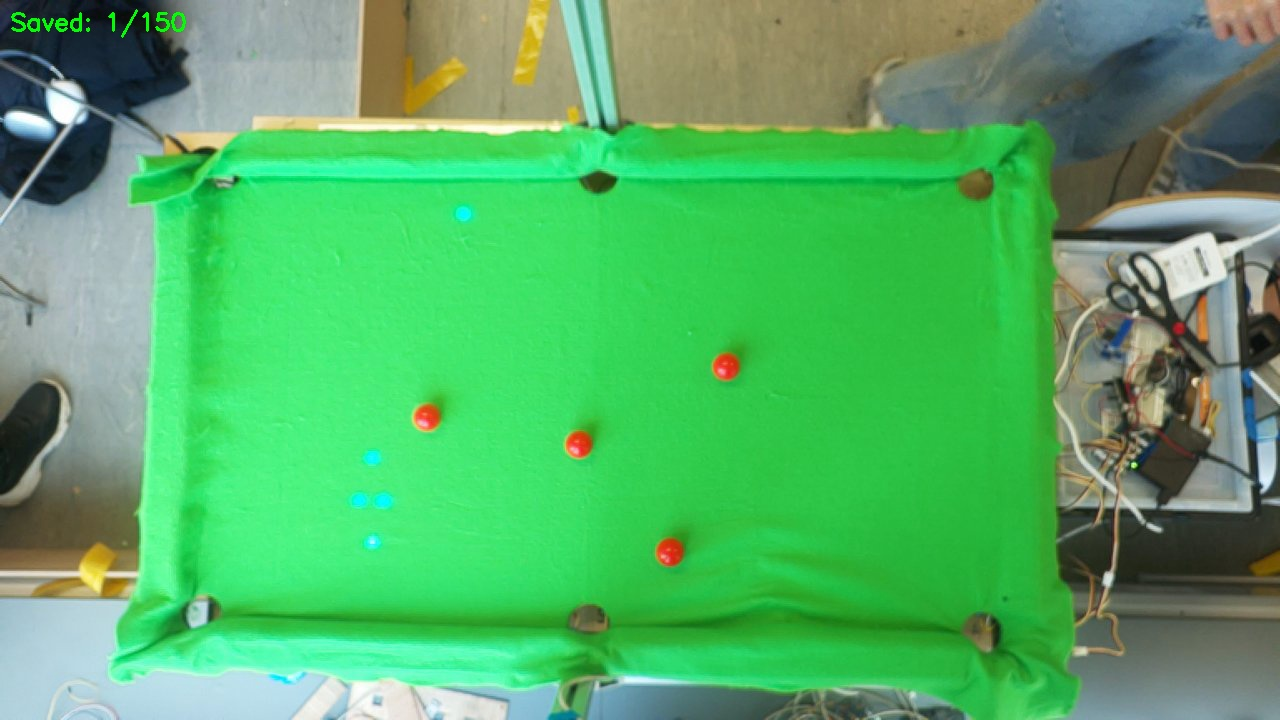
#> input picture final/scripts/dataset/raw_frames/frame_0001.jpg, 1280 x 720 px; its folder holds only this picture in this run
$ python review_labels.py
#> lines starting #> are read from the running program, lines starting #| are printed output that depends on the picture; after the words box and inside, x2 and y2 are one past the last pixel; in counts of white or black regions, pixels touching at a corner belong together
"""Review YOLO labels visually — draws bounding boxes on each frame.

Usage:
  python final/scripts/review_labels.py

Controls:
  SPACE / RIGHT ARROW = next frame
  LEFT ARROW          = previous frame
  D                   = delete this label file (mark as bad)
  Q                   = quit
"""
import os
import glob
import cv2

CLASS_NAMES = ["red", "white", "yellow", "green", "blue", "brown", "pink", "black"]
COLORS = {
    "red":    (0, 0, 255),
    "white":  (255, 255, 255),
    "yellow": (0, 255, 255),
    "green":  (0, 200, 0),
    "blue":   (255, 0, 0),
    "brown":  (42, 42, 165),
    "pink":   (203, 192, 255),
    "black":  (120, 120, 120),
}

FRAMES_DIR = "final/scripts/dataset/raw_frames"


def load_labels(txt_path, img_w, img_h):
    labels = []
    if not os.path.exists(txt_path):
        return labels
    with open(txt_path) as f:
        for line in f:
            parts = line.strip().split()
            if len(parts) < 5:
                continue
            cls_id = int(parts[0])
            cx, cy, w, h = float(parts[1]), float(parts[2]), float(parts[3]), float(parts[4])
            # Convert normalized to pixel
            px_cx = int(cx * img_w)
            px_cy = int(cy * img_h)
            px_w = int(w * img_w)
            px_h = int(h * img_h)
            x1 = px_cx - px_w // 2
            y1 = px_cy - px_h // 2
            x2 = px_cx + px_w // 2
            y2 = px_cy + px_h // 2
            name = CLASS_NAMES[cls_id] if cls_id < len(CLASS_NAMES) else f"cls{cls_id}"
            labels.append({"name": name, "bbox": (x1, y1, x2, y2)})
    return labels


def draw(frame, labels, idx, total, fname):
    vis = frame.copy()
    for lbl in labels:
        x1, y1, x2, y2 = lbl["bbox"]
        color = COLORS.get(lbl["name"], (255, 255, 255))
        cv2.rectangle(vis, (x1, y1), (x2, y2), color, 2)
        cv2.putText(vis, lbl["name"], (x1, y1 - 6),
                     cv2.FONT_HERSHEY_SIMPLEX, 0.55, color, 2)

    # Info bar
    info = f"[{idx+1}/{total}] {fname}  |  {len(labels)} labels  |  SPACE=next  LEFT=prev  D=delete  Q=quit"
    cv2.putText(vis, info, (10, 25), cv2.FONT_HERSHEY_SIMPLEX, 0.55, (0, 255, 0), 1)
    return vis


def main():
    images = sorted(glob.glob(os.path.join(FRAMES_DIR, "*.jpg")))
    if not images:
        print(f"No images in {FRAMES_DIR}")
        return

    print(f"Found {len(images)} images. Opening review window...")
    cv2.namedWindow("Review Labels", cv2.WINDOW_NORMAL)

    idx = 0
    deleted = 0
    while 0 <= idx < len(images):
        img_path = images[idx]
        fname = os.path.basename(img_path)
        txt_path = img_path.replace(".jpg", ".txt").replace(".png", ".txt")

        frame = cv2.imread(img_path)
#> frame is the input picture: shape (720, 1280, 3); mean B, G, R 102.4, 174.1, 84.9
        if frame is None:
            idx += 1
            continue
        h, w = frame.shape[:2]
#> h = 720; w = 1280
        labels = load_labels(txt_path, w, h)
#> labels = []
        vis = draw(frame, labels, idx, len(images), fname)
#> in draw, `cv2.putText(vis, info, (10, 25), cv2.FONT_HERSHEY_SIMPLEX, 0.55, (0, 2..`:
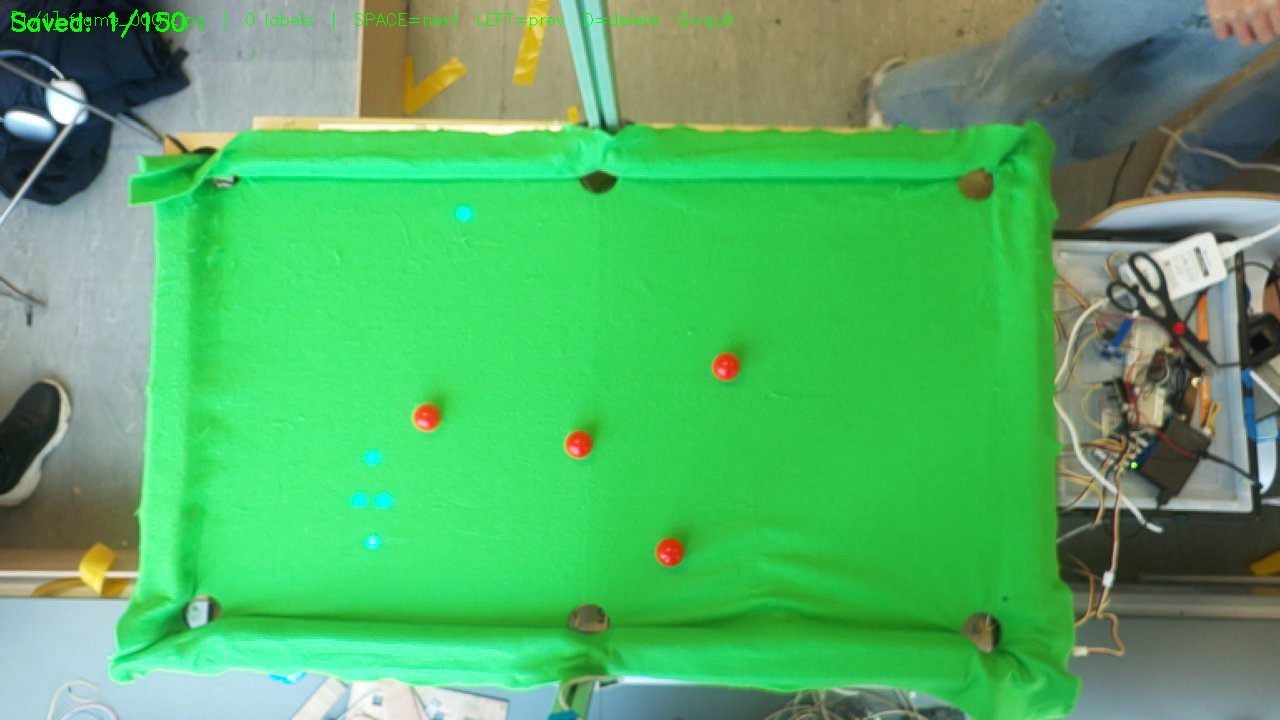
#> vis: shape (720, 1280, 3); 0.15% of pixels changed, all inside (x1, y1, x2, y2) = (12, 11, 735, 30)
        cv2.imshow("Review Labels", vis)

        key = cv2.waitKey(0) & 0xFF
#> (key q is pressed here)
        if key == ord("q"):
            break
        elif key == ord("d"):
            if os.path.exists(txt_path):
                os.remove(txt_path)
                deleted += 1
                print(f"  Deleted {txt_path}")
            idx += 1
        elif key == 81 or key == 2:  # left arrow
            idx = max(0, idx - 1)
        else:  # space, right arrow, any other key
            idx += 1

    cv2.destroyAllWindows()
    print(f"\nReview done. Deleted {deleted} label files.")


if __name__ == "__main__":
    main()

$ run again, on final/scripts/dataset/raw_frames/frame_0042.jpg
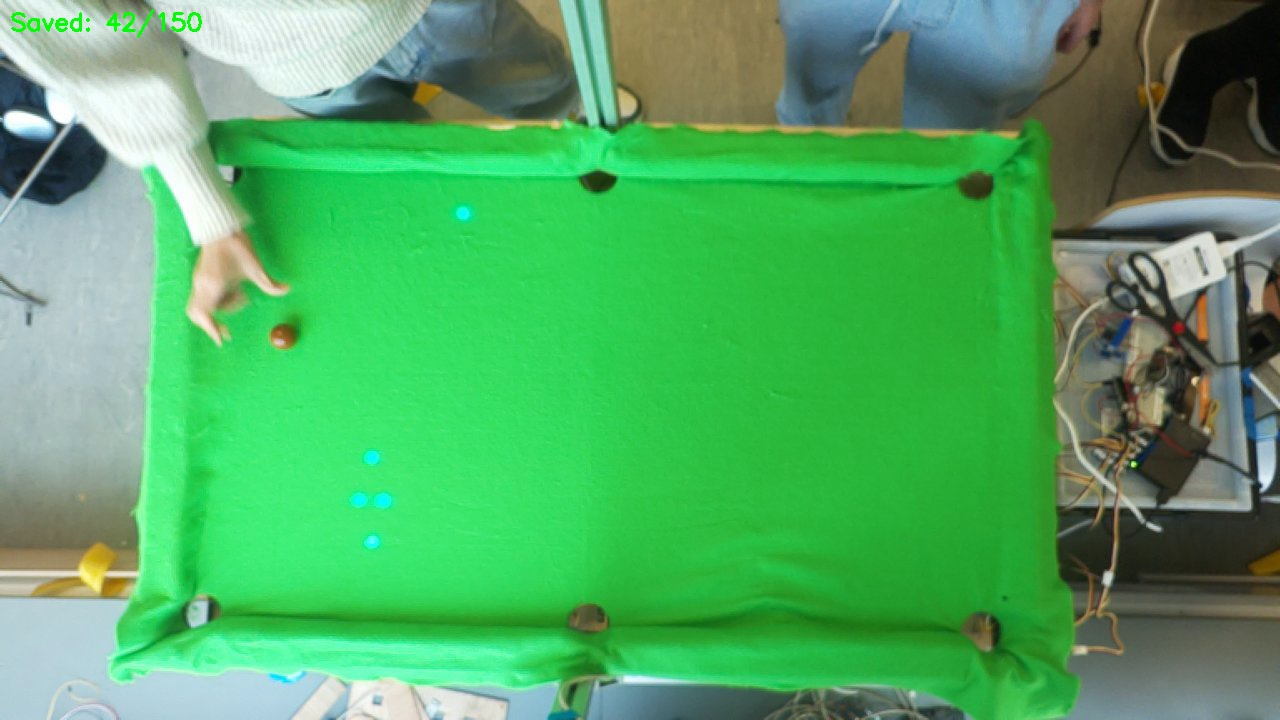
#> input picture final/scripts/dataset/raw_frames/frame_0042.jpg, 1280 x 720 px
#> in main, frame is the input picture: shape (720, 1280, 3); mean B, G, R 99.1, 168.5, 81.8
#> in draw, `cv2.putText(vis, info, (10, 25), cv2.FONT_HERSHEY_SIMPLEX, 0.55, (0, 2..`:
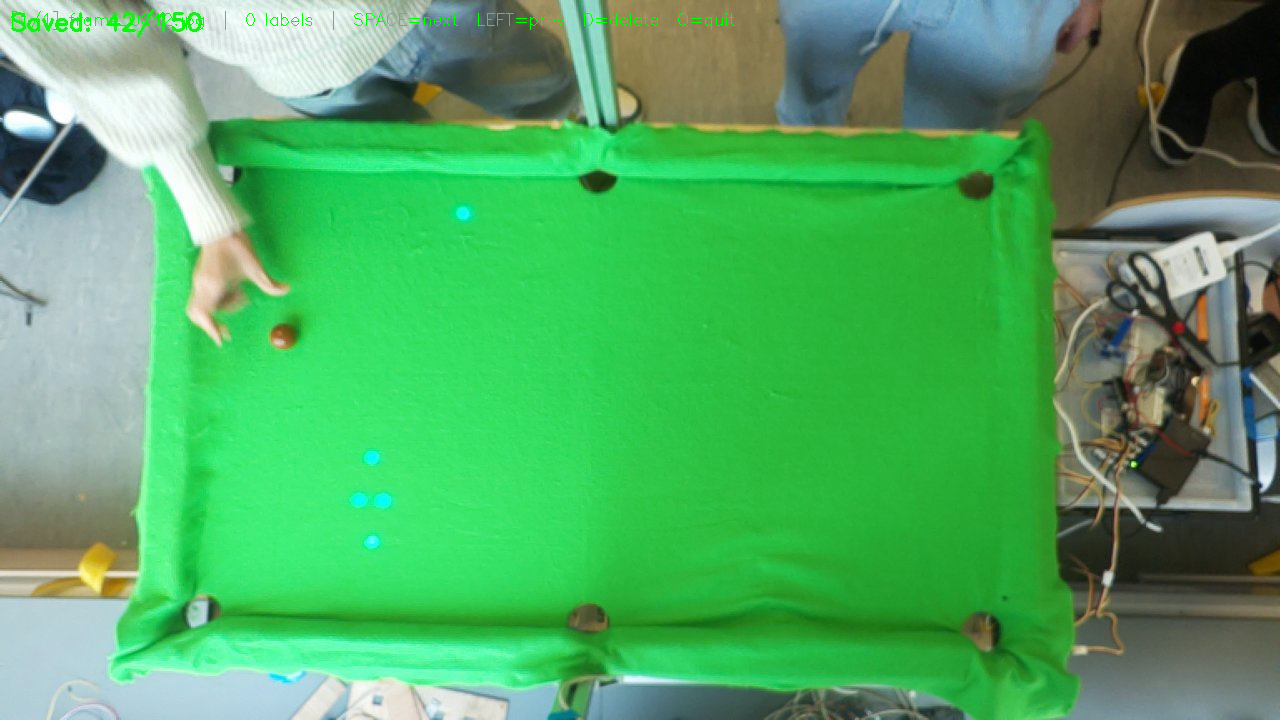
#> vis: shape (720, 1280, 3); 0.15% of pixels changed, all inside (x1, y1, x2, y2) = (12, 11, 735, 30)

$ run again, on final/scripts/dataset/raw_frames/frame_0045.jpg
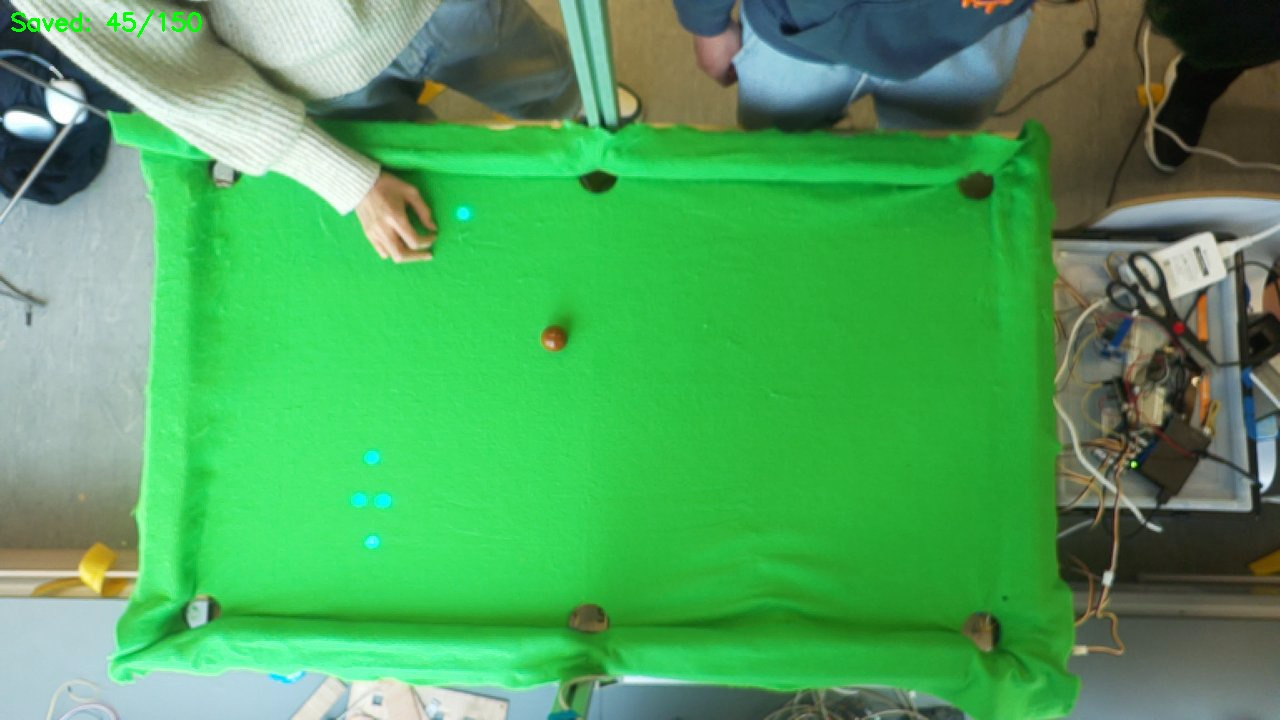
#> input picture final/scripts/dataset/raw_frames/frame_0045.jpg, 1280 x 720 px
#> in main, frame is the input picture: shape (720, 1280, 3); mean B, G, R 92.7, 162.5, 79
#> in draw, `cv2.putText(vis, info, (10, 25), cv2.FONT_HERSHEY_SIMPLEX, 0.55, (0, 2..`:
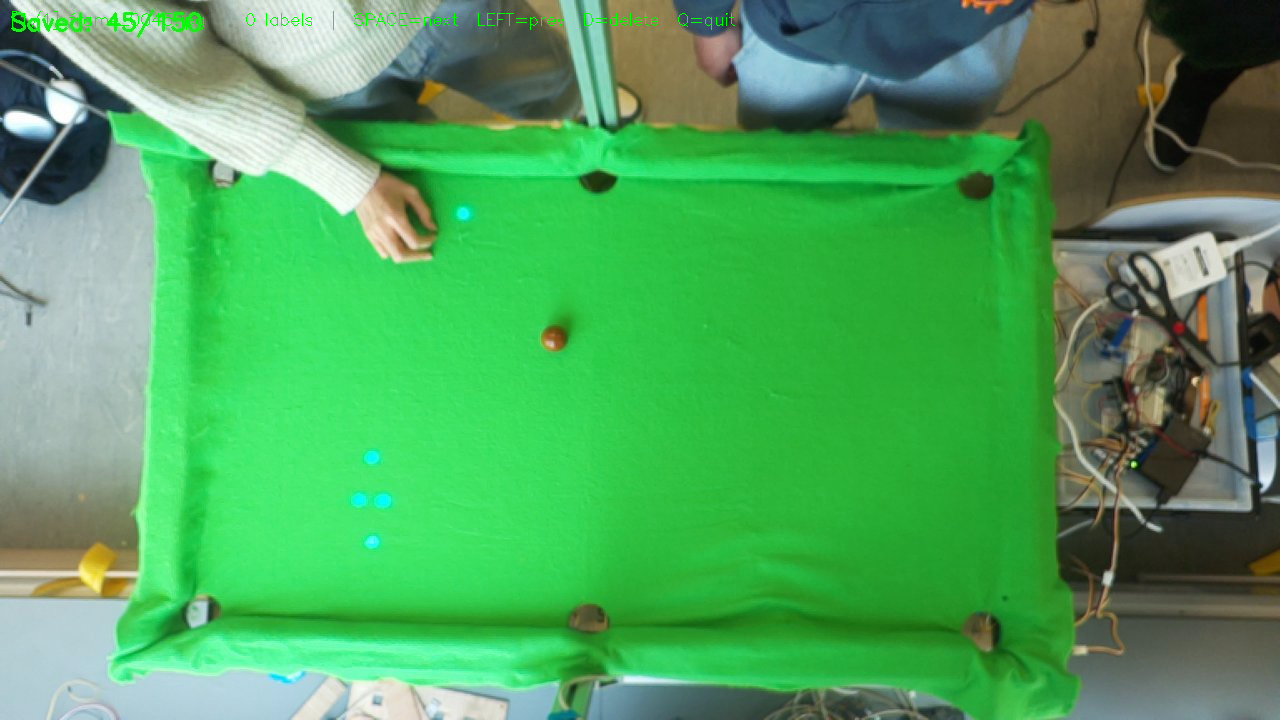
#> vis: shape (720, 1280, 3); 0.15% of pixels changed, all inside (x1, y1, x2, y2) = (12, 11, 735, 30)
